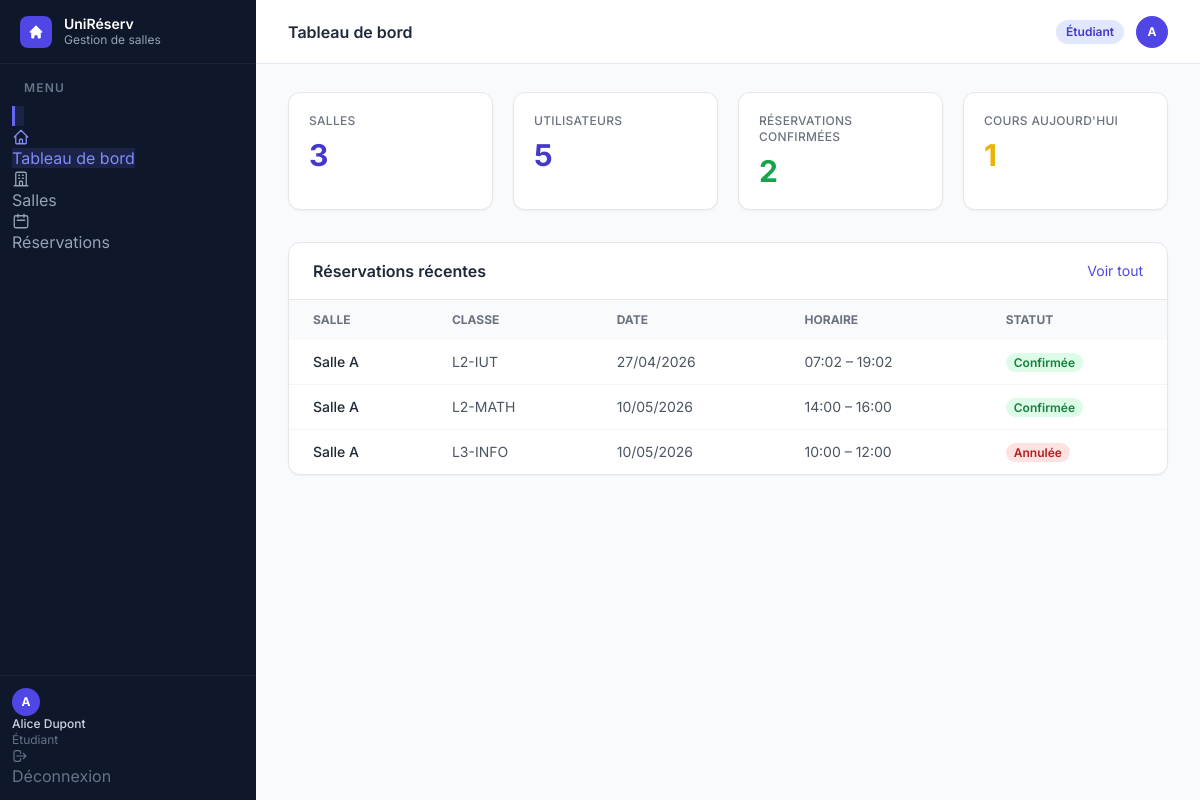
The page /dashboard (signed in) on the database its author committed.
### tables this page shows
CREATE TABLE utilisateurs (
            id               INTEGER PRIMARY KEY,
            nom              TEXT    NOT NULL,
            email            TEXT    NOT NULL UNIQUE,
            login            TEXT    NOT NULL UNIQUE,
            mot_de_passe     TEXT    NOT NULL,
            role             TEXT    NOT NULL,
            date_inscription TEXT    NOT NULL,
            matricule        TEXT,
            classe           TEXT,
            matiere          TEXT
        );

CREATE TABLE reservations (
            id              INTEGER PRIMARY KEY,
            salle_id        INTEGER NOT NULL,
            responsable_id  INTEGER NOT NULL,
            classe          TEXT    NOT NULL,
            date            TEXT    NOT NULL,
            heure_debut     TEXT    NOT NULL,
            heure_fin       TEXT    NOT NULL,
            matiere         TEXT    DEFAULT '',
            statut          TEXT    NOT NULL DEFAULT 'en_attente',
            date_creation   TEXT    NOT NULL,
            FOREIGN KEY (salle_id)       REFERENCES salles(id),
            FOREIGN KEY (responsable_id) REFERENCES utilisateurs(id)
        );

CREATE TABLE salles (
            id          INTEGER PRIMARY KEY,
            nom         TEXT    NOT NULL UNIQUE,
            capacite    INTEGER NOT NULL,
            equipements TEXT    NOT NULL DEFAULT '[]',
            disponible  INTEGER NOT NULL DEFAULT 1
        );

### app.py (the view)
@app.route("/dashboard")
@login_required
def dashboard():
    bd, utilisateurs, salles, reservations = get_data()
    aujourd_hui   = date.today()
    confirmees    = [r for r in reservations if r.statut == StatutReservation.CONFIRMEE]
    res_ce_jour   = [r for r in confirmees if r.date == aujourd_hui]
    recentes      = sorted(reservations, key=lambda r: r.date_creation, reverse=True)[:5]
    return render_template(
        "dashboard.html", active="dashboard",
        nb_salles=len(salles),
        nb_utilisateurs=len(utilisateurs),
        nb_confirmees=len(confirmees),
        nb_ce_jour=len(res_ce_jour),
        reservations_recentes=recentes,
    )

### app.py (called while the page is built)
def get_bd():
    return BaseDonneesSQLite()

def get_data():
    bd  = get_bd()
    tout = bd.charger_tout()
    return (
        bd,
        {u.id: u for u in tout["utilisateurs"]},
        {s.id: s for s in tout["salles"]},
        tout["reservations"],
    )

def login_required(f):
    @wraps(f)
    def decorated(*args, **kwargs):
        if "user_id" not in session:
            return redirect(url_for("login"))
        return f(*args, **kwargs)
    return decorated

### models/reservation.py (called while the page is built)
    def _valider_horaires(self):
        if self.__heure_debut >= self.__heure_fin:
            raise ValueError(
                f"L'heure de début ({self.__heure_debut}) "
                f"doit être avant l'heure de fin ({self.__heure_fin})."
            )

    @property
    def id(self) -> int:
        return self.__id

    @id.setter
    def id(self, valeur: int):
        self.__id = valeur

    @property
    def salle(self):
        return self.__salle

    @property
    def classe(self) -> str:
        return self.__classe

    @property
    def date(self) -> date:
        return self.__date

    @property
    def heure_debut(self) -> time:
        return self.__heure_debut

    @property
    def heure_fin(self) -> time:
        return self.__heure_fin

    @property
    def statut(self) -> StatutReservation:
        return self.__statut

    @property
    def date_creation(self) -> datetime:
        return self.__date_creation

### models/salle.py (called while the page is built)
    @property
    def id(self) -> int:
        return self.__id

    @id.setter
    def id(self, valeur: int):
        if self.__id is None:
            self.__id = valeur

    @property
    def nom(self) -> str:
        return self.__nom

    @disponible.setter
    def disponible(self, valeur: bool):
        self.__disponible = valeur

### models/utilisateur.py (called while the page is built)
    @property
    def id(self) -> int:
        return self.__id

    @id.setter
    def id(self, valeur: int):
        if self.__id is None:
            self.__id = valeur

### persistance/db_sqlite.py (called while the page is built)
    @contextmanager
    def _connexion(self):
        conn = sqlite3.connect(self._chemin_db)
        conn.row_factory = sqlite3.Row
        conn.execute("PRAGMA foreign_keys = ON")
        try:
            yield conn
            conn.commit()
        except Exception:
            conn.rollback()
            raise
        finally:
            conn.close()

    def charger_tous_utilisateurs(self) -> list[Utilisateur]:
        with self._connexion() as conn:
            rows = conn.execute("SELECT * FROM utilisateurs").fetchall()
        return [self._ligne_vers_utilisateur(r) for r in rows]

### templates/dashboard.html (shortened to what this page needs)
{% extends "base.html" %}
{% block heading %}Tableau de bord{% endblock %}
{% block content %}
<div class="grid grid-cols-2 lg:grid-cols-4 gap-5 mb-8">
  <div class="bg-white rounded-xl shadow-sm border p-5">
    <p class="text-xs font-medium text-gray-500 uppercase tracking-wide">Salles</p>
    <p class="mt-2 text-3xl font-bold text-indigo-700">{{ nb_salles }}</p>
  </div>
  <div class="bg-white rounded-xl shadow-sm border p-5">
    <p class="text-xs font-medium text-gray-500 uppercase tracking-wide">Utilisateurs</p>
    <p class="mt-2 text-3xl font-bold text-indigo-700">{{ nb_utilisateurs }}</p>
  </div>
  <div class="bg-white rounded-xl shadow-sm border p-5">
    <p class="text-xs font-medium text-gray-500 uppercase tracking-wide">Réservations confirmées</p>
    <p class="mt-2 text-3xl font-bold text-green-600">{{ nb_confirmees }}</p>
  </div>
  <div class="bg-white rounded-xl shadow-sm border p-5">
    <p class="text-xs font-medium text-gray-500 uppercase tracking-wide">Cours aujourd'hui</p>
    <p class="mt-2 text-3xl font-bold text-yellow-500">{{ nb_ce_jour }}</p>
  </div>
</div>
<div class="bg-white rounded-xl shadow-sm border">
  <div class="px-6 py-4 border-b flex items-center justify-between">
    <h3 class="font-semibold text-gray-800">Réservations récentes</h3>
    <a href="{{ url_for('reservations') }}" class="text-sm text-indigo-600 hover:underline">Voir tout</a>
  </div>
  {% if reservations_recentes %}
  <div class="overflow-x-auto">
    <table class="w-full text-sm">
      <thead class="bg-gray-50 text-gray-500 text-xs uppercase">
        <tr>
          <th class="px-6 py-3 text-left">Salle</th>
          <th class="px-6 py-3 text-left">Classe</th>
          <th class="px-6 py-3 text-left">Date</th>
          <th class="px-6 py-3 text-left">Horaire</th>
          <th class="px-6 py-3 text-left">Statut</th>
        </tr>
      </thead>
      <tbody class="divide-y divide-gray-100">
        {% for r in reservations_recentes %}
        <tr class="hover:bg-gray-50">
          <td class="px-6 py-3 font-medium text-gray-800">{{ r.salle.nom }}</td>
          <td class="px-6 py-3 text-gray-600">{{ r.classe }}</td>
          <td class="px-6 py-3 text-gray-600">{{ r.date.strftime('%d/%m/%Y') }}</td>
          <td class="px-6 py-3 text-gray-600">{{ r.heure_debut.strftime('%H:%M') }} – {{ r.heure_fin.strftime('%H:%M') }}</td>
          <td class="px-6 py-3">
            {% if r.statut.value == 'confirmee' %}
              <span class="px-2 py-0.5 rounded-full text-xs font-semibold bg-green-100 text-green-700">Confirmée</span>
            {% elif r.statut.value == 'en_attente' %}
              <span class="px-2 py-0.5 rounded-full text-xs font-semibold bg-yellow-100 text-yellow-700">En attente</span>
            {% elif r.statut.value == 'annulee' %}
              <span class="px-2 py-0.5 rounded-full text-xs font-semibold bg-red-100 text-red-700">Annulée</span>
            {% else %}
              <span class="px-2 py-0.5 rounded-full text-xs font-semibold bg-gray-100 text-gray-600">Terminée</span>
            {% endif %}
          </td>
        </tr>
        {% endfor %}
      </tbody>
    </table>
  </div>
  {% else %}
  <p class="px-6 py-8 text-center text-gray-400 text-sm">Aucune réservation pour le moment.</p>
  {% endif %}
</div>
{% endblock %}

### templates/base.html (shortened to what this page needs)
<!DOCTYPE html>
<html lang="fr" class="h-full">
<head>
  <script src="https://cdn.tailwindcss.com"></script>
</head>
<body class="h-full bg-slate-50 flex" style="font-family:'Inter',sans-serif">
  <aside class="w-64 bg-slate-900 flex flex-col fixed inset-y-0 left-0 z-30" style="background:linear-gradient(180deg,#0f172a 0%,#0f172a 100%)">
    <div class="h-16 flex items-center gap-3 px-5 border-b border-white/5">
      <div class="w-8 h-8 rounded-lg bg-indigo-600 flex items-center justify-center shrink-0">
        <svg class="w-4 h-4 text-white" fill="currentColor" viewBox="0 0 20 20">
          <path d="M10.707 2.293a1 1 0 00-1.414 0l-7 7a1 1 0 001.414 1.414L4 10.414V17a1 1 0 001 1h2a1 1 0 001-1v-2a1 1 0 011-1h2a1 1 0 011 1v2a1 1 0 001 1h2a1 1 0 001-1v-6.586l.293.293a1 1 0 001.414-1.414l-7-7z"/>
        </svg>
      </div>
      <div>
        <p class="text-white font-semibold text-sm leading-tight">UniRéserv</p>
        <p class="text-slate-400 text-xs">Gestion de salles</p>
      </div>
    </div>
    <nav class="flex-1 px-3 py-4 space-y-0.5 overflow-y-auto">
      <p class="text-slate-500 text-xs font-semibold uppercase tracking-widest px-3 mb-2">Menu</p>
      <a href="{{ url_for('dashboard') }}" class="nav-item {% if active=='dashboard' %}nav-item-active{% else %}nav-item-inactive{% endif %}">
        Tableau de bord
      </a>
      <a href="{{ url_for('salles') }}" class="nav-item {% if active=='salles' %}nav-item-active{% else %}nav-item-inactive{% endif %}">
        <svg style="width:18px;height:18px" fill="none" stroke="currentColor" stroke-width="1.75" viewBox="0 0 24 24">
          <path stroke-linecap="round" stroke-linejoin="round" d="M19 21V5a2 2 0 00-2-2H7a2 2 0 00-2 2v16m14 0h2m-2 0h-5m-9 0H3m2 0h5M9 7h1m-1 4h1m4-4h1m-1 4h1m-5 10v-5a1 1 0 011-1h2a1 1 0 011 1v5m-4 0h4"/>
        </svg>
        Salles
      </a>
      <a href="{{ url_for('reservations') }}" class="nav-item {% if active=='reservations' %}nav-item-active{% else %}nav-item-inactive{% endif %}">
        <svg style="width:18px;height:18px" fill="none" stroke="currentColor" stroke-width="1.75" viewBox="0 0 24 24">
          <path stroke-linecap="round" stroke-linejoin="round" d="M8 7V3m8 4V3m-9 8h10M5 21h14a2 2 0 002-2V7a2 2 0 00-2-2H5a2 2 0 00-2 2v12a2 2 0 002 2z"/>
        </svg>
        Réservations
      </a>
    </nav>
    <div class="border-t border-white/5 p-3 space-y-0.5">
      <a href="{{ url_for('profil') }}" class="nav-item {% if active=='profil' %}nav-item-active{% else %}nav-item-inactive{% endif %} !py-2">
        <div class="w-7 h-7 rounded-full bg-indigo-600 flex items-center justify-center text-white text-xs font-bold shrink-0">
          {{ session.user_nom[0].upper() if session.user_nom else '?' }}
        </div>
        <div class="flex-1 min-w-0">
          <p class="text-slate-300 text-xs font-medium truncate">{{ session.user_nom }}</p>
          <p class="text-slate-500 text-xs truncate">
            {% if session.user_role == 'admin' %}Administrateur
            {% elif session.user_role == 'responsable' %}Responsable
            {% elif session.user_role == 'enseignant' %}Enseignant
            {% else %}Étudiant{% endif %}
          </p>
        </div>
      </a>
      <a href="{{ url_for('logout') }}" class="nav-item nav-item-inactive !text-slate-500 hover:!text-red-400">
        <svg style="width:16px;height:16px" fill="none" stroke="currentColor" stroke-width="1.75" viewBox="0 0 24 24">
          <path stroke-linecap="round" stroke-linejoin="round" d="M17 16l4-4m0 0l-4-4m4 4H7m6 4v1a3 3 0 01-3 3H6a3 3 0 01-3-3V7a3 3 0 013-3h4a3 3 0 013 3v1"/>
        </svg>
        Déconnexion
      </a>
    </div>
  </aside>
  <div class="ml-64 flex-1 flex flex-col min-h-screen">
    <header class="h-16 bg-white border-b border-slate-200 flex items-center justify-between px-8 sticky top-0 z-20">
      <h1 class="text-slate-800 font-semibold text-base">{% block heading %}{% endblock %}</h1>
      <div class="flex items-center gap-3">
        {% set role = session.user_role %}
        {% if role == 'admin' %}
          <span class="px-2.5 py-1 rounded-full text-xs font-semibold bg-red-100 text-red-700">Admin</span>
        {% elif role == 'responsable' %}
          <span class="px-2.5 py-1 rounded-full text-xs font-semibold bg-amber-100 text-amber-700">Responsable</span>
        {% elif role == 'enseignant' %}
          <span class="px-2.5 py-1 rounded-full text-xs font-semibold bg-blue-100 text-blue-700">Enseignant</span>
        {% else %}
          <span class="px-2.5 py-1 rounded-full text-xs font-semibold bg-indigo-100 text-indigo-700">Étudiant</span>
        {% endif %}
        <a href="{{ url_for('profil') }}" class="w-8 h-8 rounded-full bg-indigo-600 flex items-center justify-center text-white text-xs font-bold hover:bg-indigo-700 transition">
          {{ session.user_nom[0].upper() if session.user_nom else '?' }}
        </a>
      </div>
    </header>
    <main class="flex-1 px-8 py-7">
      {% block content %}{% endblock %}
    </main>
  </div>
</body>
</html>

### templates/base.html (style rules this page uses)
body { font-family: 'Inter', sans-serif; }
.nav-item { @apply flex items-center gap-3 px-3 py-2.5 rounded-lg text-sm font-medium transition-all duration-150; }
.nav-item-active { background: rgba(99,102,241,0.15); color: #818cf8; border-left: 3px solid #6366f1; padding-left: calc(0.75rem - 3px); }
.nav-item-inactive { color: #94a3b8; }

### rows shown on the page
utilisateurs: user_nom "Alice Dupont"
reservations: salle.nom "Salle A", classe "L2-IUT", date "27/04/2026", heure_debut "07:02", heure_fin "19:02", shows "Confirmée"
reservations: salle.nom "Salle A", classe "L2-MATH", date "10/05/2026", heure_debut "14:00", heure_fin "16:00", shows "Confirmée"
reservations: salle.nom "Salle A", classe "L3-INFO", date "10/05/2026", heure_debut "10:00", heure_fin "12:00", shows "Annulée"

### other values the page prints
{{ session.user_nom[0].upper() if session.user_nom else '?' }} "A"
{{ nb_salles }} "3"
{{ nb_utilisateurs }} "5"
{{ nb_confirmees }} "2"
{{ nb_ce_jour }} "1"
